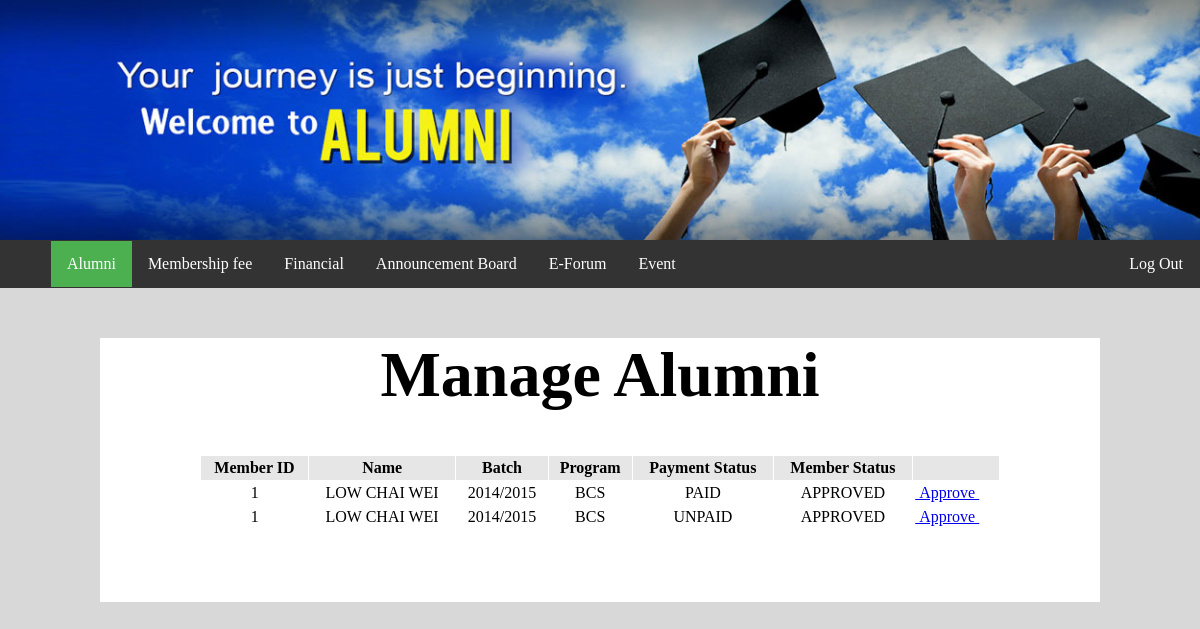
Page /view_alumni.php on the committed database.
### tables this page shows
CREATE TABLE `members` (
  `member_id` int(11) NOT NULL,
  `username` varchar(100) NOT NULL,
  `password` varchar(100) NOT NULL,
  `firstname` varchar(100) NOT NULL,
  `lastname` varchar(50) NOT NULL,
  `member_status` varchar(25) NOT NULL DEFAULT 'NOT APPROVED'
);

CREATE TABLE `members_info` (
  `m_ic` varchar(255) NOT NULL,
  `member_id` int(11) NOT NULL,
  `gender` varchar(255) NOT NULL,
  `DOB` varchar(255) NOT NULL,
  `contact_no` varchar(20) NOT NULL,
  `address` varchar(255) NOT NULL,
  `email` varchar(255) NOT NULL,
  `batch` varchar(255) NOT NULL,
  `programme` varchar(255) NOT NULL,
  `graduation_year` varchar(255) NOT NULL
);

CREATE TABLE `payment` (
  `payment_id` int(4) NOT NULL,
  `member_id` int(4) NOT NULL,
  `pay_date` date NOT NULL,
  `typemembership` varchar(65) NOT NULL,
  `totalpayment` double NOT NULL,
  `payment_status` varchar(20) NOT NULL DEFAULT 'UNPAID'
);

### view_alumni.php (the view, shortened to what this page needs)
<?php include "db_connection.php"?>
<?php
	$sql = "SELECT members.member_id, members.firstname, members.lastname, members.member_status, members_info.batch, members_info.programme, payment.payment_status
			FROM members, payment, members_info
			WHERE members.member_id = payment.member_id AND
			 members.member_id = members_info.member_id";
	$result = $conn->query($sql);
?>
<html>
<head>
<body>
<?php include 'admin_header.php'; ?><style><?php include 'content.css'; ?></style>
<div class="container">
<form action="approve_status.php" METHOD="post">
<h1>Manage Alumni</h1>
<table class="line" width="200px" border="0" align="center" cellpadding="3" cellspacing="1">
<tr>
<td  class="line" align="center" bgcolor="#E6E6E6"><strong>Member ID</strong></td>
<td  class="line" align="center" bgcolor="#E6E6E6"><strong>Name</strong></td>
<td  class="line" align="center" bgcolor="#E6E6E6"><strong>Batch</strong></td>
<td  class="line" align="center" bgcolor="#E6E6E6"><strong>Program</strong></td>
<td  class="line" align="center" bgcolor="#E6E6E6"><strong>Payment Status</strong></td>
<td  class="line" align="center" bgcolor="#E6E6E6"><strong>Member Status</strong></td>
<td  class="line" align="center" bgcolor="#E6E6E6"><strong></strong></td>
</tr>
<?php
if ($result->num_rows > 0) {
		while($row = $result->fetch_assoc()) {
			echo "<tr>
					<td><center>" . $row['member_id']. "</td>
					<td><center>" . $row['firstname']. " " . $row['lastname']. "</td></center>
					<td><center>" . $row['batch']."</td></center>
					<td><center>" . $row['programme']. "</td></center>
					<td><center>" . $row['payment_status']. "</td></center>
					<td><center>" . $row['member_status']. "</td></center>";
			echo"<td><a href='approve_status.php?id=".$row['member_id']. "'>&nbspApprove&nbsp</a></td>
				  </tr>";
		}
			echo "</table>";
	}
	else {
		echo "0 results";
	}
?>
<br>
<br>
<br>
<br>
</div>
</body>
</html>

### header.css (style rules this page uses)
body, html { height: 100%; margin: 0; width:100%; }
table { width:100%; top:0; }
table,td { border=0; border-collapse:collapse; }

### view_alumni.php (style rules this page uses)
td { bgcolor:"#FFFFFF"; }
.line { border: 1px solid white; }
h1 { text-align: center; font-size:64px; }

### rows in the picture
members: member_id "1", firstname "LOW", lastname "CHAI WEI", members_info.batch "2014/2015", members_info.programme "BCS", payment.payment_status "PAID", member_status "APPROVED", payment.payment_status "UNPAID"
